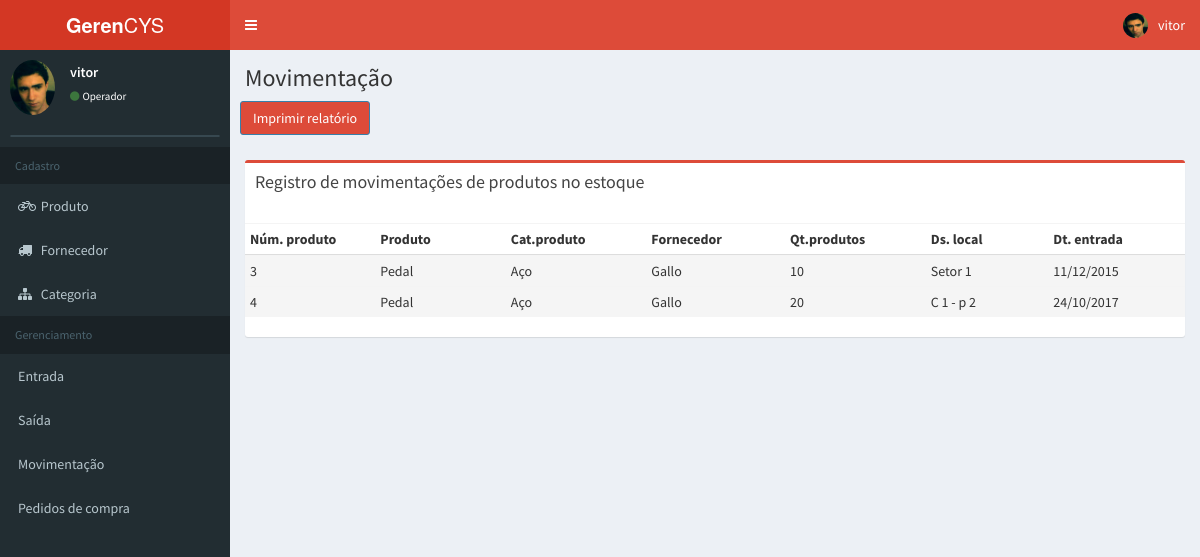
The page /controle.php (signed in) on the database its author committed.
### tables this page shows
CREATE TABLE IF NOT EXISTS `estoque_material` (
  `cd_prod_estoque` int(11) NOT NULL AUTO_INCREMENT,
  `qt_volume` int(20) NOT NULL,
  `qt_produto` decimal(40,0) NOT NULL,
  `ds_local` varchar(60) NOT NULL,
  `dt_entrada` varchar(10) NOT NULL,
  `cd_produto` int(11) NOT NULL,
  PRIMARY KEY (`cd_prod_estoque`),
  KEY `fk_estoque_material_produto` (`cd_produto`)
);

CREATE TABLE IF NOT EXISTS `tb_produto` (
  `cd_produto` int(11) NOT NULL,
  `cd_fornecedor` int(11) DEFAULT NULL,
  `nm_produto` varchar(60) NOT NULL,
  `cd_categoria` int(11) DEFAULT NULL,
  PRIMARY KEY (`cd_produto`),
  KEY `fk_produto_categoria` (`cd_categoria`),
  KEY `fk_produto_fornecedor` (`cd_fornecedor`)
);

CREATE TABLE IF NOT EXISTS `tb_categoria` (
  `cd_categoria` int(11) NOT NULL,
  `nm_categoria` varchar(60) NOT NULL,
  PRIMARY KEY (`cd_categoria`)
);

CREATE TABLE IF NOT EXISTS `tb_fornecedor` (
  `cd_fornecedor` int(11) NOT NULL,
  `nm_fornecedor` varchar(60) NOT NULL,
  `cd_cnpj` char(18) NOT NULL,
  `cd_telefone` varchar(14) NOT NULL,
  PRIMARY KEY (`cd_fornecedor`)
);

### system/database.php (called while the page is built, shortened)
<?php
	function DBRead($table, $params = null, $fields = '*'){
		$params = ($params) ? " {$params}" : null;
		$query 	= "SELECT {$fields} FROM {$table}{$params}";
		$result	= DBExecute($query);
		if(!mysqli_num_rows($result))
			return false;
		else {
			while ($res = mysqli_fetch_assoc($result)){
				$data[] = $res;
			}
			return $data;
		}
	}
	function DBExecute($query, $insertId = false){
		$link 	= DBConnect();
		$result = @mysqli_query($link, $query) or die(mysqli_error($link));
		return $result;
	}
	function DBConnect(){
		$link = @mysqli_connect(DB_HOSTNAME, DB_USERNAME, DB_PASSWORD, DB_DATABASE) or die(mysqli_connect_error());
		mysqli_set_charset($link, DB_CHARSET) or die(mysqli_error($link));
		return $link;
	}

### controle.php (the view, shortened to what this page needs)
<?php
    require 'system/database.php';
?>
<?php
    if(!isset($_SESSION["usuario"]) || !isset($_SESSION["senha"]))
    {
        header("Location: index.php");
        exit;
    }
    else
    {
?>
<!DOCTYPE html>
<html>
    <head>
        <link href="bootstrap/css/bootstrap.min.css" rel="stylesheet" type="text/css">
        <link href="https://maxcdn.bootstrapcdn.com/font-awesome/4.3.0/css/font-awesome.min.css"
        rel="stylesheet" type="text/css">
        <link href="https://code.ionicframework.com/ionicons/2.0.1/css/ionicons.min.css"
        rel="stylesheet" type="text/css">
        <link href="dist/css/AdminLTE.min.css" rel="stylesheet" type="text/css">
        <link href="dist/css/skins/skin-red.min.css" rel="stylesheet" type="text/css">
    </head>
    <body class="skin-red fixed sidebar-mini">
        <div class="wrapper">
            <header class="main-header fixed">
                <a href="#" class="logo">
				<span class="logo-lg"><b>Geren</b>CYS</span>
			</a>
                <nav class="navbar navbar-static-top" role="navigation">
                    <a href="#" class="sidebar-toggle" data-toggle="offcanvas" role="button">
					</a>
                    <div class="navbar-custom-menu">
                        <ul class="nav navbar-nav">
                            <li class="dropdown user user-menu">
                                <a href="#" class="dropdown-toggle" data-toggle="dropdown">
									<img src="<?php echo $_SESSION["foto"];?>" class="user-image" alt="User Image">
									<span class="hidden-xs"><?php echo $_SESSION["usuario"];?></span>
								</a>
                            </li>
                        </ul>
                    </div>
                </nav>
            </header>
            <aside class="main-sidebar" style="position: fixed; max-height: 100%; overflow: auto;">
                <section class="sidebar">
                    <div class="user-panel">
                        <div class="pull-left image">
                            <img src="<?php echo $_SESSION["foto"];?>" class="img-circle" alt="User Image">
                        </div>
                        <div class="pull-left info">
                            <p><?php echo $_SESSION["usuario"];?></p>
                            <a><i class="fa fa-circle text-success"></i><?php echo $_SESSION["tipo"];?></a>
                        </div>
                    </div>
                    <form action="#" method="get" class="sidebar-form">
                    </form>
                    <ul class="sidebar-menu">
                        <li class="header">Cadastro</li>
                        <li>
                            <a href="produto.php"><i class="fa  fa-bicycle"></i> <span>Produto</span></a>
                        </li>
                        <li>
                            <a href="fornecedor.php"><i class="fa fa-truck"></i> <span>Fornecedor</span></a>
                        </li>
                        <li>
                            <a href="categoria.php"><i class="fa fa-sitemap"></i> <span>Categoria</span></a>
                        </li>
                        <li class="header">Gerenciamento</li>
                        <li>
                            <a href="entrada.php"><span>Entrada</span></a>
                        </li>
                        <li>
                            <a href="saida.php"><span>Saída</span></a>
                        </li>
                        <li>
                            <a href="controle.php"><span>Movimentação</span></a>
                        </li>
                        <li>
                            <a href="pedido.php"><span>Pedidos de compra</span></a>
                        </li>
                    </ul>
                </section>
            </aside>
            <div class="content-wrapper hidden-sm">
                <section class="content-header">
                    <h1>Movimentação
                    </h1>
                </section>
<form method="POST" action="relatorio.php">
                    <input type="submit" class="bg-red btn btn-primary margin" value="Imprimir relatório" name="relatorio" id="relatorio">
</form>
                <section class="content">
                    <div class="box box-danger">
                        <div class="box-header">
                            <h3 class="box-title">Registro de movimentações de produtos no estoque</h3>
                        </div>
                        <div class="box-body">
                        </div>
                        <div class="row">
                            <div class="col-sm-12" style="overflow: auto;">
                                <table id="tb_produtos" role="grid" aria-describedby="example1_info" class="table table-condensed table-hover">
                                    <tbody>
                                        <tr role="row">
                                            <th class="sorting" tabindex="0" aria-controls="tb_entrada" rowspan="1" colspan="1" style="width: 180px;">Núm. produto</th>
                                            <th class="sorting" tabindex="0" aria-controls="tb_entrada" rowspan="1" colspan="1" style="width: 180px;">Produto</th>
                                            <th class="sorting" tabindex="0" aria-controls="tb_entrada" rowspan="1" colspan="1" style="width: 180px;">Cat.produto</th>
                                            <th class="sorting" tabindex="0" aria-controls="tb_entrada" rowspan="1" colspan="1" style="width: 180px;">Fornecedor</th>
                                            <th class="sorting" tabindex="0" aria-controls="tb_entrada" rowspan="1" colspan="1" style="width: 180px;">Qt.produtos</th>
											<th class="sorting" tabindex="0" aria-controls="tb_entrada" rowspan="1" colspan="1" style="width: 180px;">Ds. local</th>
                                            <th class="sorting" tabindex="0" aria-controls="tb_entrada" rowspan="1" colspan="1" style="width: 180px;">Dt. entrada</th>
                                    <tbody>
                                        <tr role="row" class="active blue odd">
                                           <?php
                                            $entrada = DBRead("estoque_material
                                                                inner join tb_produto
                                                                    on estoque_material.cd_produto = tb_produto.cd_produto
                                                                        inner join tb_categoria
                                                                            on tb_produto.cd_categoria = tb_categoria.cd_categoria
                                                                                inner join tb_fornecedor
                                                                                    on tb_produto.cd_fornecedor = tb_fornecedor.cd_fornecedor", "order by cd_prod_estoque");
                                            if(!$entrada)
                                                echo 'Não há entrada de produtos.';
                                            else
                                            {
                                                foreach($entrada as $entradas):
                                        ?>
                                        <tr role="row" class="active blue odd">
                                            <td class="active">
                                                <?php
                                                    echo $entradas['cd_prod_estoque'];
                                                ?>
                                            </td>
                                            <td class="active">
                                                <?php
                                                    echo $entradas['nm_produto'];
                                                ?>
                                            </td>
                                            <td class="active">
                                                <?php
                                                    echo $entradas['nm_categoria'];
                                                ?>
                                            </td>
                                            <td class="active">
                                                <?php
                                                    echo $entradas['nm_fornecedor'];
                                                ?>
                                            </td>
                                            <td class="active">
                                                <?php
                                                    echo $entradas['qt_produto'];
                                                ?>
                                            </td>
                                            <td class="active">
                                                <?php
                                                    echo $entradas['ds_local'];
                                                ?>
                                            </td>
                                            <td class="active">
                                                <?php
                                                    echo $entradas['dt_entrada'];
                                                ?>
                                            </td>
                                        <?php endforeach; } ?>
                                        </tr>
                                    </tbody>
                                </table>
                            </div>
                        </div>
                    </div>
                </section>
            </div>
        </div>
    </body>
</html>
<?php
    }
?>

### rows shown on the page
estoque_material: cd_prod_estoque "3", cd_produto.nm_produto "Pedal", tb_categoria.nm_categoria "Aço", tb_fornecedor.nm_fornecedor "Gallo", qt_produto "10", ds_local "Setor 1", dt_entrada "11/12/2015"
estoque_material: cd_prod_estoque "4", cd_produto.nm_produto "Pedal", tb_categoria.nm_categoria "Aço", tb_fornecedor.nm_fornecedor "Gallo", qt_produto "20", ds_local "C 1 - p 2", dt_entrada "24/10/2017"

### other values the page prints
$_SESSION["usuario"] "vitor"
$_SESSION["tipo"] "Operador"
